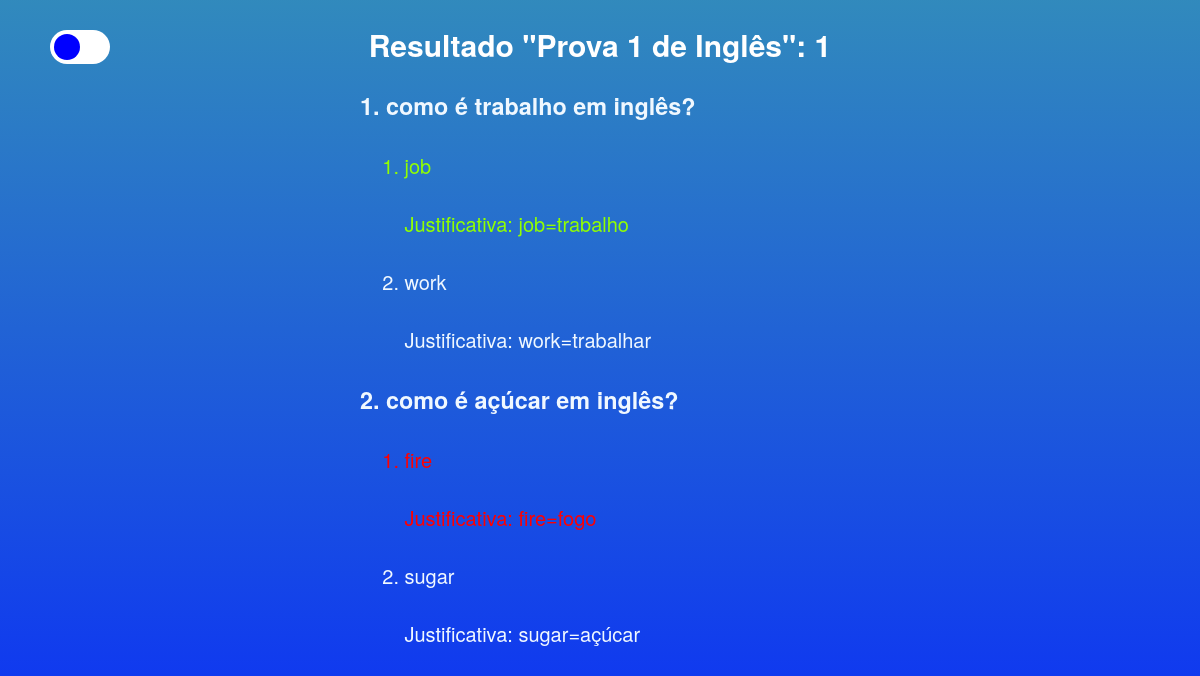
Page /PHP/resultado.php?id_avaliacao=7 (signed in) on the committed database.
### tables this page shows
CREATE TABLE `avaliacoes` (
  `id_avaliacao` int(11) NOT NULL,
  `id_curso` int(11) NOT NULL,
  `id_aula` int(11) NOT NULL,
  `titulo_avaliacao` varchar(500) NOT NULL,
  `descricao_avaliacao` varchar(2000) NOT NULL
);

CREATE TABLE `historico` (
  `id_historico` int(11) NOT NULL,
  `id_cliente` int(11) NOT NULL,
  `id_avaliacao` int(11) NOT NULL,
  `nota` int(11) NOT NULL,
  `hora_data` timestamp NOT NULL DEFAULT current_timestamp() ON UPDATE current_timestamp()
);

CREATE TABLE `questoes` (
  `id_questao` int(11) NOT NULL,
  `id_avaliacao` int(11) NOT NULL,
  `enunciado` varchar(2000) NOT NULL,
  `resposta` varchar(50) DEFAULT NULL
);

CREATE TABLE `opcoes` (
  `id_opcao` int(11) NOT NULL,
  `id_questao` int(11) NOT NULL,
  `opcao` varchar(2000) NOT NULL,
  `justificativa` varchar(5000) NOT NULL,
  `n_op` varchar(100) NOT NULL
);

### PHP/back/exibir_avaliacoes.php (called while the page is built, shortened)
<?php
class Avaliacoes
{
    private $mysql;
    public function __construct(mysqli $mysql)
    {
        $this->mysql = $mysql;
    }
    public function encontrarPorId(string $id): array
    {
        $selecionaAvaliacao = $this->mysql->prepare("SELECT a.id_avaliacao,a.id_curso, a.titulo_avaliacao, a.descricao_avaliacao, a.id_aula , c.titulo, al.titulo_aula FROM avaliacoes a, cursos c, aulas al where id_avaliacao = ?");
        $selecionaAvaliacao->bind_param('s', $id);
        $selecionaAvaliacao->execute();
        $avaliacao = $selecionaAvaliacao->get_result()->fetch_assoc();
        return $avaliacao;
    }
    public function exibirQuestao(string $id){
        $result = mysqli_query($this->mysql,"SELECT * FROM questoes WHERE id_avaliacao=$id");
        $cont=mysqli_num_rows($result);
        if($cont!=0){
            for($i=0;$i<$cont;$i++){
                $questoes[$i]=mysqli_fetch_assoc($result);
            }
        }else{
            $questoes=null;
        }
        return $questoes;
    }
    public function exibirOp(string $id){
        $result = mysqli_query($this->mysql,"SELECT * FROM opcoes WHERE id_questao=$id");
        $cont=mysqli_num_rows($result);
        if($cont!=0){
            for($i=0;$i<$cont;$i++){
                $opcao[$i]=mysqli_fetch_assoc($result);
            }
        }else{
            $opcao[]=[
                'titulo'=>'Não Encontrado!',
                'descricao'=> 'O Curso não foi encontrado',
                'id_curso'=> '0',
            ];
        }
        return $opcao;
    }
    public function respostas(string $id_cliente,string $id_avaliacao):array{
        $result = mysqli_query($this->mysql,"SELECT * FROM respostas WHERE id_cliente=$id_cliente and id_avaliacao=$id_avaliacao");
        $cont=mysqli_num_rows($result);
        if($cont!=0){
            for($i=0;$i<$cont;$i++){
                $opcao[$i]=mysqli_fetch_assoc($result);
            }
        }else{
            $opcao[]=[
                'titulo'=>'Não Encontrado!',
                'descricao'=> 'O Curso não foi encontrado',
                'id_curso'=> '0',
            ];
        }
        return $opcao;
    }
    public function exibirHistorico(string $id,string $id_avaliacao): array
    {
        $selecionaHistorico = $this->mysql->prepare("SELECT * FROM historico WHERE id_cliente = ? and id_avaliacao=?");
        $selecionaHistorico->bind_param('ss', $id,$id_avaliacao);
        $selecionaHistorico->execute();
        $historico = $selecionaHistorico->get_result()->fetch_assoc();
        return $historico;
    }
}

### PHP/back/exibir_perfil.php (called while the page is built, shortened)
<?php
class Perfil
{
    private $mysql;
    public function __construct(mysqli $mysql)
    {
        $this->mysql = $mysql;
    }
    public function exibirPerfil(string $login): array
    {
        $selecionaPerfil = $this->mysql->prepare("SELECT * FROM conta WHERE usuario = ?");
        $selecionaPerfil->bind_param('s', $login);
        $selecionaPerfil->execute();
        $perfil = $selecionaPerfil->get_result()->fetch_assoc();
        return $perfil;
    }
}

### PHP/resultado.php (the view, shortened to what this page needs)
<?php
    $login=$_SESSION['login'];
    require "back/config.php";
    require 'back/exibir_avaliacoes.php';
    require 'back/exibir_perfil.php';
    $perfils = new Perfil($mysql);
    $perfil= $perfils->exibirPerfil($login);
    $obj_avaliacao = new Avaliacoes($mysql);
    $avaliacao = $obj_avaliacao->encontrarPorId($_GET['id_avaliacao']);
    $questoes=$obj_avaliacao->exibirQuestao($_GET['id_avaliacao']);
    $resposta=$obj_avaliacao->respostas($perfil['id_cliente'],$_GET['id_avaliacao']);
    $nota=$obj_avaliacao->exibirHistorico($perfil['id_cliente'],$avaliacao['id_avaliacao']);
?>
<!DOCTYPE html>
<html lang="pt-br">
    <head>
        <link rel="stylesheet" type="text/css" href="../CSS/avaliacao.css">
        <link rel="stylesheet" type="text/css" href="../CSS/dark.css">
    </head>
    <body>
        <div class="dark">
            <label class="switch">
                <div class="switch-wrapper">
                    <span class="switch-button"></span>
                </div>
            </label>
        </div>
        <br><center><div class="resultado"><h2><p>Resultado "<?php echo $avaliacao['titulo_avaliacao']?>": <?php echo $nota['nota'];?></p></h2></center></div>
        <?php $x=1;$y=0;?>
        <br><div class="container"><?php foreach($questoes as $questao):?>
                <h3><?php echo $x?>. <?php echo $questao['enunciado'];?>?</h3>
                <?php $i=1;?>
                <?php $opcao=$obj_avaliacao->exibirOp($questao['id_questao'])?>
                <?php foreach($opcao as $opcoes):?>
                    <?php if($resposta[$y]['opcao']==$opcoes['n_op']):?>
                        <?php if($questao['resposta']==$opcoes['n_op']):?>
                            <div class="certo"><br><p>&nbsp&nbsp&nbsp&nbsp<?php echo $i?>. <?php echo $opcoes['opcao'];?></p>
                            <br><p>&nbsp&nbsp&nbsp&nbsp&nbsp&nbsp&nbsp&nbspJustificativa: <?php echo $opcoes['justificativa'];?></p></div>
                        <?php else:?>
                            <div class="errado"><br><p>&nbsp&nbsp&nbsp&nbsp<?php echo $i?>. <?php echo $opcoes['opcao'];?></p>
                            <br><p>&nbsp&nbsp&nbsp&nbsp&nbsp&nbsp&nbsp&nbspJustificativa: <?php echo $opcoes['justificativa'];?></p></div>
                        <?php endif; ?>
                    <?php else:?>
                        <br><p>&nbsp&nbsp&nbsp&nbsp<?php echo $i?>. <?php echo $opcoes['opcao'];?></p>
                        <br><p>&nbsp&nbsp&nbsp&nbsp&nbsp&nbsp&nbsp&nbspJustificativa: <?php echo $opcoes['justificativa'];?></p>
                    <?php endif; ?>
                    <?php $i+=1; ?>
                <?php endforeach;$y+=1;?><br>
                <?php $x+=1;?>
            <?php endforeach;?></div>
    </body>
</html>

### CSS/avaliacao.css (style rules this page uses)
.container { color: aliceblue; margin-bottom: auto; margin-left: auto; width: 70%; text-align: justify; font-size: 20px; }
* { margin: 0; padding: 0; }
body { font-family: "Helvetica Neue", "Helvetica", "Helvetica", "Arial", "sans-serif"; box-sizing: border-box; width: 100%; min-height: 100vh; }
html { --background: linear-gradient(180deg, rgba(4, 112, 174, 0.82) 0%, rgba(5, 39, 248, 0.98) 100%); }
html { background: var(--background); }
.resultado { text-align: center; font-size: 20px; color: white; }
.certo { color: rgb(145, 255, 0); }
.errado { color: rgb(255, 0, 0); }

### CSS/dark.css (style rules this page uses)
.dark { margin-top:30px; position: absolute; margin-left: 50px; }
.switch { display: flex; justify-content: center; align-items: center; cursor: pointer; }
.switch .switch-wrapper { display: inline-block; width: 60px; height: 34px; position: relative; }
.switch .switch-wrapper .switch-button { position: absolute; top: 0; left: 0; right: 0; bottom: 0; display: flex; justify-content: space-between; align-items: center; border-radius: 40px; background-color: white; }
.switch .switch-wrapper .switch-button::before { content: ""; width: 26px; height: 26px; position: absolute; left: 4px; bottom: 4px; border-radius: 50%; transition: .4s all ease; background-color: blue; }

### rows in the picture
avaliacoes: titulo_avaliacao "Prova 1 de Inglês"
historico: nota "1"
questoes: enunciado "como é trabalho em inglês"
opcoes: opcao "job", justificativa "job=trabalho"
opcoes: opcao "work", justificativa "work=trabalhar"
questoes: enunciado "como é açúcar em inglês"
opcoes: opcao "sugar", justificativa "sugar=açúcar"
